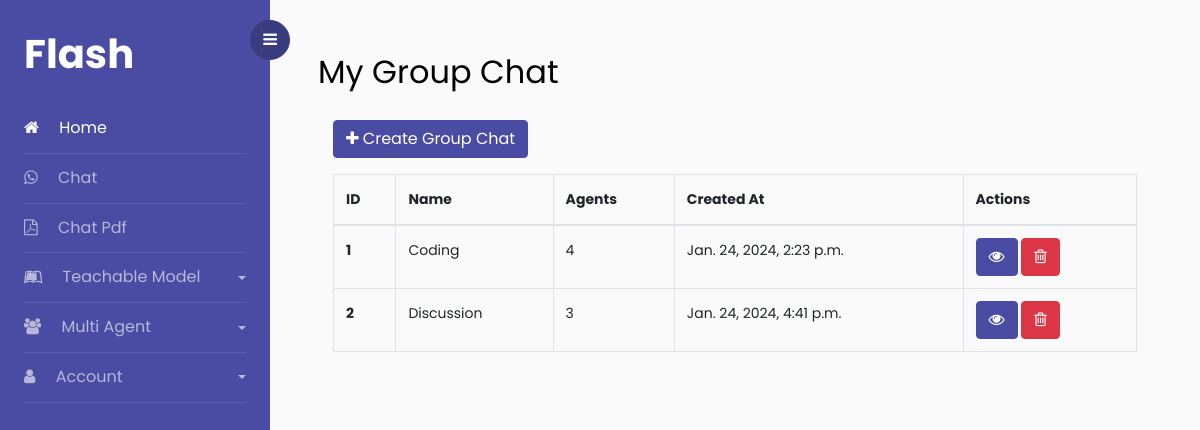
Page /chat/group-chat/ (signed in) on the committed database.
### chat/models.py (models this page shows, shortened)
class GroupChat(models.Model):
    user = models.ForeignKey(User, on_delete=models.CASCADE, related_name='group_chats')
    name = models.CharField(max_length=255)
    slug = models.SlugField(max_length=255, unique=True, blank=True, null=True)
    created_at = models.DateTimeField(auto_now_add=True)
    updated_at = models.DateTimeField(auto_now=True)
    is_active = models.BooleanField(default=True)

### chat/views.py (the view)
# urls.py: path("group-chat/", GroupChatListView.as_view(), name="group-chat"),
class GroupChatListView(LoginRequiredMixin, View):
    def get(self, request, *args, **kwargs):
        group_chats = request.user.group_chats.all()
        return render(request, "pages/groupchats.html", {'group_chats': group_chats})

### templates/pages/groupchats.html
{% extends "pages/base.html" %}
{% load filename %}
{% block content %}
    <div id="content" class="p-4 p-md-5 pt-5">
        <h2 class="mb-4">My Group Chat</h2>
        <div class="container">
            {% if group_chats %}
            <div class="row">
                <div class="col-12">
                    <a href="{% url "chat:create-group-chat" %}" class="btn btn-primary mb-3"><i class="fa fa-plus"></i> Create Group Chat</a>
                    <table class="table table-bordered">
                        <thead>
                        <tr>
                            <th scope="col">ID</th>
                            <th scope="col">Name</th>
                            <th scope="col">Agents</th>
                            <th scope="col">Created At</th>
                            <th scope="col">Actions</th>
                        </tr>
                        </thead>
                        <tbody>
                        {% for gc in group_chats %}
                        <tr>
                            <th scope="row">{{ gc.id }}</th>
                            <td>{{ gc.name|truncatewords:5 }}</td>
                            <td>{{ gc.agents.count }}</td>
                            <td>{{ gc.created_at }}</td>
                            <td>
                                <a href="{% url "chat:agent" gc.slug %}" class="btn btn-primary"><i class="fa fa-eye"></i></a>
                                <a href="" class="btn btn-danger"><i class="fa fa-trash-o"></i></a>
                            </td>
                        </tr>
                        {% endfor %}
                        </tbody>
                    </table>
                </div>
            </div>
                {% else %}
                <div class="row">
                    <div class="col-12">
                        <p>No group chat found.</p>
                    <a href="{% url "chat:create-group-chat" %}" class="btn btn-primary"><i class="fa fa-plus"></i> Create Group Chat</a>
                    </div>
            {% endif %}
        </div>
    </div>
{% endblock %}

### rows in the picture
GroupChat: id "1", name "Coding", agents.count "4", created_at "Jan. 24, 2024, 2:23 p.m."
GroupChat: id "2", name "Discussion", agents.count "3", created_at "Jan. 24, 2024, 4:41 p.m."
